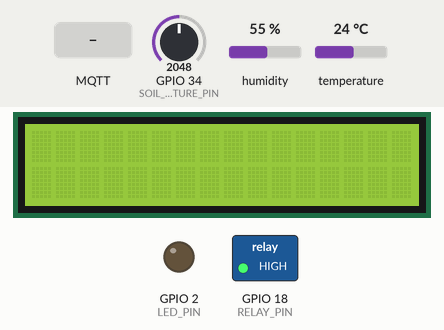
The sketch below on a simulated ESP32. On the bench: 16×2 character LCD, switched loads named in the sketch (green lamp = pin HIGH), output pins drawn as LEDs (lit = HIGH). The test bench sets the inputs (shaded band); at power-on: humidity 55 %, GPIO 34 (SOIL_MOISTURE_PIN) = 2048, temperature 24 °C. WiFi joins after 1.5 s; servers stay silent unless stated; the local clock reads 2024-03-15 10:24:30 at power-on unless the sketch sets it; no MQTT or app messages arrive unless stated.

Above: at 1.2 s.
1.3 s: MQTT message "1" arrives on the first subscribed topic
At 2.1 s:
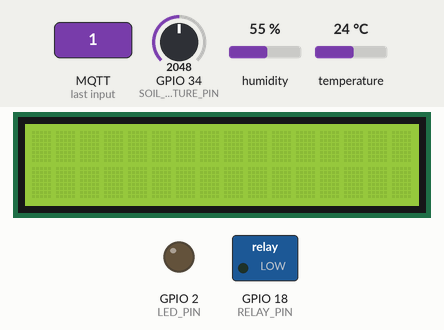
2.8 s: MQTT message "0" arrives on the first subscribed topic
At 3.3 s:
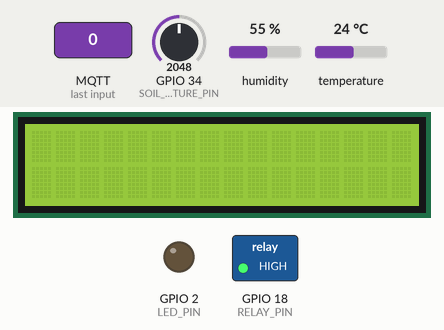
4.3 s: humidity set to 22 %
At 11.0 s:
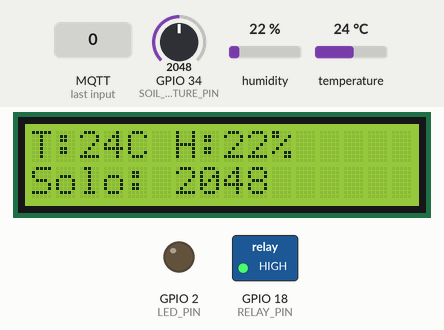
Timing chart, 0 to 12.5 s (numbered marks = the images above; inputs shaded):
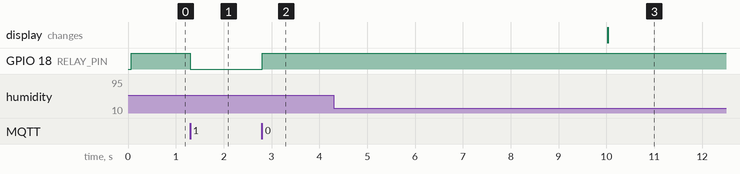

The sketch:

sketch.ino
```cpp
#include <WiFi.h>
#include <DHT.h>
#include <RTClib.h>
#include <Wire.h>
#include <LiquidCrystal_I2C.h>
#include <PubSubClient.h>
#include "config.h"

// Pinos
#define DHTPIN 4
#define DHTTYPE DHT22
#define SOIL_MOISTURE_PIN 34
#define RELAY_PIN 18
#define LED_PIN 2

// Tópicos MQTT
const char* topic_comando = "vitor/milho/comando";
const char* topic_status = "vitor/milho/status";
const char* topic_solo = "vitor/milho/solo";      // Umidade da Terra
const char* topic_temp = "vitor/milho/temp";      // Temperatura do Ar
const char* topic_hum_ar = "vitor/milho/hum_ar";  // Umidade do Ar
const char* topic_consumo = "vitor/milho/consumo";
const char* topic_uptime = "vitor/milho/uptime";

// Configurações de Fluxo e Irrigação
const float litrosPorMinuto = 10.0;
float totalLitrosConsumidos = 0;
unsigned long tempoInicioIrrigacao = 0;
bool bombaEstavaLigada = false;

const int moistureThreshold = 2000;
const int startHour = 21;
const int endHour = 11;

bool modoManual = false;
unsigned long lastMsg = 0;

DHT dht(DHTPIN, DHTTYPE);
RTC_DS3231 rtc;
LiquidCrystal_I2C lcd(0x27, 16, 2);
WiFiClient espClient;
PubSubClient client(espClient);

void callback(char* topic, byte* payload, unsigned int length) {
  String message;
  for (int i = 0; i < length; i++) message += (char)payload[i];

  if (String(topic) == topic_comando) {
    if (message == "1") { digitalWrite(RELAY_PIN, LOW); modoManual = true; }
    else if (message == "0") { digitalWrite(RELAY_PIN, HIGH); modoManual = true; }
    else if (message == "auto") { modoManual = false; }
    else if (message == "reset") { totalLitrosConsumidos = 0; }
  }
}

void reconnect() {
  while (!client.connected()) {
    if (client.connect("ESP32_Vitor_Irriga_Final")) {
      client.subscribe(topic_comando);
    } else { delay(5000); }
  }
}

void setup() {
  dht.begin();
  rtc.begin();
  lcd.init();
  lcd.backlight();
  pinMode(RELAY_PIN, OUTPUT);
  pinMode(LED_PIN, OUTPUT);
  digitalWrite(RELAY_PIN, HIGH);
  WiFi.begin(ssid, pass);
  client.setServer("broker.hivemq.com", 1883);
  client.setCallback(callback);
}

void loop() {
  if (!client.connected()) reconnect();
  client.loop();

  // Leituras dos Sensores
  int soilMoisture = analogRead(SOIL_MOISTURE_PIN);
  float temp = dht.readTemperature();
  float humAr = dht.readHumidity();
  bool estadoRelé = digitalRead(RELAY_PIN);

  // Lógica de Automação
  if (!modoManual) {
    DateTime now = rtc.now();
    bool diaDeIrrigar = (now.day() % 2 == 0);
    bool naJanela = (now.hour() >= startHour || now.hour() < endHour);
    if (diaDeIrrigar && naJanela && soilMoisture < moistureThreshold) {
      digitalWrite(RELAY_PIN, LOW);
      digitalWrite(LED_PIN, HIGH);
    } else {
      digitalWrite(RELAY_PIN, HIGH);
      digitalWrite(LED_PIN, LOW);
    }
  }

  // Cálculo de Consumo
  if (estadoRelé == LOW) {
    if (!bombaEstavaLigada) { tempoInicioIrrigacao = millis(); bombaEstavaLigada = true; }
  } else {
    if (bombaEstavaLigada) {
      unsigned long tempoDecorrido = millis() - tempoInicioIrrigacao;
      totalLitrosConsumidos += (tempoDecorrido / 60000.0) * litrosPorMinuto;
      bombaEstavaLigada = false;
    }
  }

  // Monitor Serial (Para depuração)
  if (millis() - lastMsg > 10000) {
    lastMsg = millis();

    // Envio para o MyMQTT
    client.publish(topic_status, (estadoRelé == LOW) ? "LIGADO" : "PARADO");
    client.publish(topic_solo, String(soilMoisture).c_str());
    client.publish(topic_temp, String(temp, 1).c_str());
    client.publish(topic_hum_ar, String(humAr, 1).c_str());
    client.publish(topic_consumo, String(totalLitrosConsumidos, 1).c_str());
    client.publish(topic_uptime, String(millis() / 60000).c_str());

    // Atualiza LCD
    lcd.setCursor(0, 0);
    lcd.print("T:"); lcd.print((int)temp);
    lcd.print("C H:"); lcd.print((int)humAr); lcd.print("%  ");
    lcd.setCursor(0, 1);
    lcd.print("Solo: "); lcd.print(soilMoisture);
  }
}
```

config.h
```cpp
char ssid[] = "Wokwi-GUEST";
char pass[] = "";
```

Measured:
- after the input at 1.3 s, GPIO 18 (RELAY_PIN): HIGH → LOW at once
- after the input at 2.8 s, GPIO 18 (RELAY_PIN): LOW → HIGH at once
- after the input at 4.3 s, the display: changes after 5.7 s (image 3)
